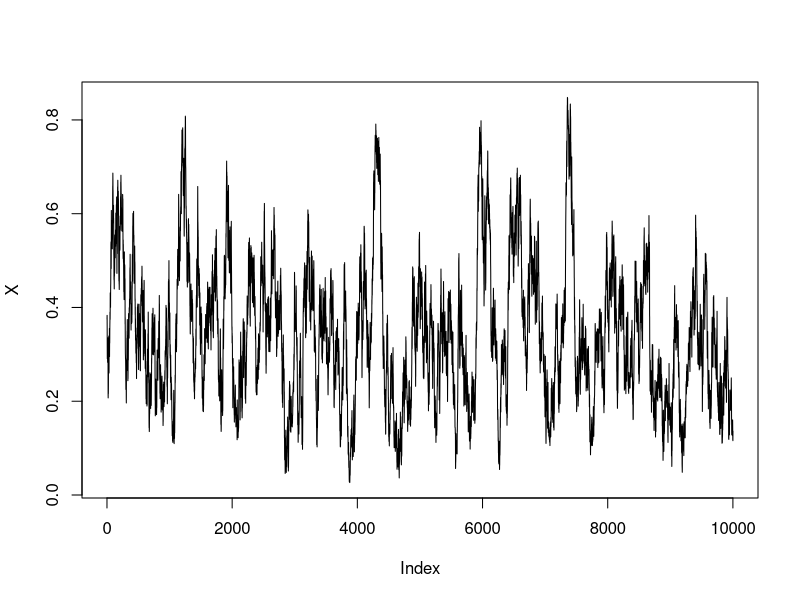

This chart was generated by the following R code:
T = 100
dt = 0.01
t = seq(0,T,dt)
##Wiener process
w = rnorm(n = length(t) - 1, sd = sqrt(dt))
##coefficients
alpha = 3
beta = 5
theta = 1
##diffusion process
N =T/dt
x = alpha/(alpha+beta)
X = rep(0,N)
##Euler-Maruyama
for (i in 1:N) {
  mu = theta*(alpha/(alpha+beta)-x)
  sigma = sqrt(2*theta/(alpha+beta)*x*(1-x))
  x = x + mu*dt + sigma*w[i]
  X[i]=x
}
X=c(alpha/(alpha+beta),X)
plot(type="l",X)